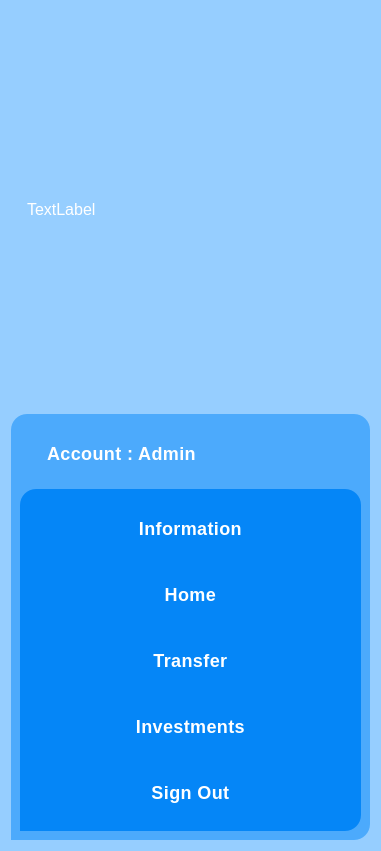
   <widget class="QWidget" name="WidgetVert_3" native="true">
    <property name="geometry">
     <rect>
      <x>0</x>
      <y>0</y>
      <width>381</width>
      <height>851</height>
     </rect>
    </property>
    <property name="styleSheet">
     <string notr="true">QWidget {
    background-color: #96ceff;        /* Deep blue background */
    color: #ffffff;                   /* Change text to white for better contrast */
    font-family: &quot;Segoe UI&quot;, &quot;Helvetica Neue&quot;, sans-serif;
    font-size: 16px;
    border: none;                     /* Ensure no default borders */
    border-top-left-radius: 0px;      /* No rounding for top-left corner */
    border-top-right-radius: 16px;    /* Rounded top-right corner */
    border-bottom-right-radius: 16px; /* Rounded bottom-right corner */
    border-bottom-left-radius: 0px;  /* Rounded bottom-left corner */
    padding: 12px;                    /* Optional inner spacing */
}</string>
    </property>
    <layout class="QVBoxLayout" name="verticalLayout_3">
     <item>
      <widget class="QLabel" name="Icon">
       <property name="text">
        <string>TextLabel</string>
       </property>
      </widget>
     </item>
     <item>
      <widget class="QWidget" name="WidgetVert_2" native="true">
       <property name="styleSheet">
        <string notr="true">QWidget {
    background-color: #4caafc;        /* Deep blue background */
    color: #ffffff;                   /* Change text to white for better contrast */
    font-family: &quot;Segoe UI&quot;, &quot;Helvetica Neue&quot;, sans-serif;
    font-size: 16px;
    border: none;                     /* Ensure no default borders */
    border-top-left-radius: 16px;      /* No rounding for top-left corner */
    border-top-right-radius: 16px;    /* Rounded top-right corner */
    border-bottom-right-radius: 16px; /* Rounded bottom-right corner */
    border-bottom-left-radius: 0px;  /* Rounded bottom-left corner */
    padding: 12px;                    /* Optional inner spacing */
}</string>
       </property>
       <layout class="QVBoxLayout" name="verticalLayout_2">
        <item>
         <layout class="QHBoxLayout" name="horizontalLayout">
          <item>
           <widget class="QLabel" name="LabelName">
            <property name="styleSheet">
             <string notr="true">QLabel {
    color: white;
    font-family: &quot;San Francisco&quot;, &quot;Helvetica Neue&quot;, &quot;Segoe UI&quot;, &quot;Arial&quot;, sans-serif;
    font-size: 18px;
    font-weight: 600;
    padding: 10px 22px;
    border: none;
    border-radius: 14px;
    min-height: 40px;
    min-width: 120px;
    letter-spacing: 0.4px;
}
</string>
            </property>
            <property name="text">
             <string>Account : Admin</string>
            </property>
           </widget>
          </item>
         </layout>
        </item>
        <item>
         <widget class="QWidget" name="WidgetVert" native="true">
          <property name="styleSheet">
           <string notr="true">QWidget {
    background-color: #0586f7;        /* Deep blue background */
    color: #ffffff;                   /* Change text to white for better contrast */
    font-family: &quot;Segoe UI&quot;, &quot;Helvetica Neue&quot;, sans-serif;
    font-size: 16px;
    border-top-left-radius: 16px;      /* No rounding for top-left corner */
    border-top-right-radius: 16px;    /* Rounded top-right corner */
    border-bottom-right-radius: 16px; /* Rounded bottom-right corner */
    border-bottom-left-radius: 0px;  /* Rounded bottom-left corner */
    padding: 12px;                    /* Optional inner spacing */
}
</string>
          </property>
          <layout class="QVBoxLayout" name="verticalLayout">
           <item>
            <widget class="QPushButton" name="InfoButton">
             <property name="styleSheet">
              <string notr="true">QPushButton {
    background-color: #0586f7;  /* Royal blue with a hint of purple */
    color: white;
    font-family: &quot;San Francisco&quot;, &quot;Helvetica Neue&quot;, &quot;Segoe UI&quot;, &quot;Arial&quot;, sans-serif;
    font-size: 18px;
    font-weight: 600;
    padding: 10px 22px;
    border: none;
    border-radius: 14px;
    min-height: 40px;
    min-width: 120px;
    letter-spacing: 0.4px;
}

QPushButton:hover {
    background-color: #0267bf;  /* Slightly darker blue on hover */
    border: none;
}
QPushButton:pressed {
    background-color: #262f87;  /* Even deeper blue when pressed */
    border: none;
    padding-top: 11px;
    padding-bottom: 9px;
}

</string>
             </property>
             <property name="text">
              <string>Information</string>
             </property>
            </widget>
           </item>
           <item>
            <widget class="QPushButton" name="HomeButton">
             <property name="styleSheet">
              <string notr="true">QPushButton {
    background-color: #0586f7;  /* Royal blue with a hint of purple */
    color: white;
    font-family: &quot;San Francisco&quot;, &quot;Helvetica Neue&quot;, &quot;Segoe UI&quot;, &quot;Arial&quot;, sans-serif;
    font-size: 18px;
    font-weight: 600;
    padding: 10px 22px;
    border: none;
    border-radius: 14px;
    min-height: 40px;
    min-width: 120px;
    letter-spacing: 0.4px;
}

QPushButton:hover {
    background-color: #0267bf;  /* Slightly darker blue on hover */
    border: none;
}
QPushButton:pressed {
    background-color: #262f87;  /* Even deeper blue when pressed */
    border: none;
    padding-top: 11px;
    padding-bottom: 9px;
}

</string>
             </property>
             <property name="text">
              <string>Home</string>
             </property>
            </widget>
           </item>
           <item>
            <widget class="QPushButton" name="TransferButton">
             <property name="styleSheet">
              <string notr="true">QPushButton {
    background-color: #0586f7;  /* Royal blue with a hint of purple */
    color: white;
    font-family: &quot;San Francisco&quot;, &quot;Helvetica Neue&quot;, &quot;Segoe UI&quot;, &quot;Arial&quot;, sans-serif;
    font-size: 18px;
    font-weight: 600;
    padding: 10px 22px;
    border: none;
    border-radius: 14px;
    min-height: 40px;
    min-width: 120px;
    letter-spacing: 0.4px;
}

QPushButton:hover {
    background-color: #0267bf;  /* Slightly darker blue on hover */
    border: none;
}
QPushButton:pressed {
    background-color: #262f87;  /* Even deeper blue when pressed */
    border: none;
    padding-top: 11px;
    padding-bottom: 9px;
}

</string>
             </property>
             <property name="text">
              <string>Transfer</string>
             </property>
            </widget>
           </item>
           <item>
            <widget class="QPushButton" name="InvestButton">
             <property name="styleSheet">
              <string notr="true">QPushButton {
    background-color: #0586f7;  /* Royal blue with a hint of purple */
    color: white;
    font-family: &quot;San Francisco&quot;, &quot;Helvetica Neue&quot;, &quot;Segoe UI&quot;, &quot;Arial&quot;, sans-serif;
    font-size: 18px;
    font-weight: 600;
    padding: 10px 22px;
    border: none;
    border-radius: 14px;
    min-height: 40px;
    min-width: 120px;
    letter-spacing: 0.4px;
}

QPushButton:hover {
    background-color: #0267bf;  /* Slightly darker blue on hover */
    border: none;
}

QPushButton:pressed {
    background-color: #262f87;  /* Even deeper blue when pressed */
    border: none;
    padding-top: 11px;
    padding-bottom: 9px;
}
</string>
             </property>
             <property name="text">
              <string>Investments</string>
             </property>
            </widget>
           </item>
           <item>
            <widget class="QPushButton" name="SignoutButton">
             <property name="styleSheet">
              <string notr="true">QPushButton {
    background-color: #0586f7;  /* Royal blue with a hint of purple */
    color: white;
    font-family: &quot;San Francisco&quot;, &quot;Helvetica Neue&quot;, &quot;Segoe UI&quot;, &quot;Arial&quot;, sans-serif;
    font-size: 18px;
    font-weight: 600;
    padding: 10px 22px;
    border: none;
    border-radius: 14px;
    min-height: 40px;
    min-width: 120px;
    letter-spacing: 0.4px;
}

QPushButton:hover {
    background-color: #0267bf;  /* Slightly darker blue on hover */
    border: none;
}

QPushButton:pressed {
    background-color: #262f87;  /* Even deeper blue when pressed */
    border: none;
    padding-top: 11px;
    padding-bottom: 9px;
}
</string>
             </property>
             <property name="text">
              <string>Sign Out</string>
             </property>
            </widget>
           </item>
          </layout>
         </widget>
        </item>
       </layout>
      </widget>
     </item>
    </layout>
   </widget>
